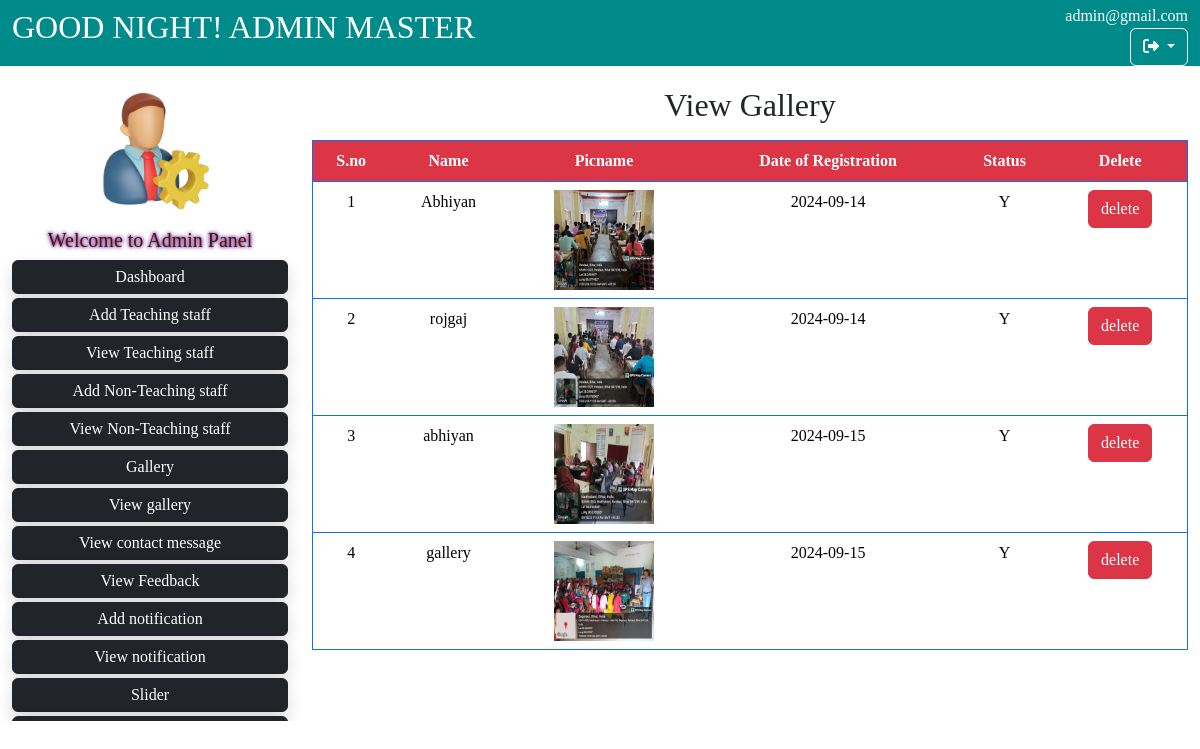
/admin/viewgallery.php (signed in), run on the app's committed database.
### tables this page shows
CREATE TABLE IF NOT EXISTS `tbl_gallery` (
  `gid` int(11) NOT NULL AUTO_INCREMENT,
  `name` varchar(100) NOT NULL,
  `picname` varchar(100) NOT NULL,
  `dor` varchar(10) NOT NULL,
  `status` varchar(1) NOT NULL,
  PRIMARY KEY (`gid`)
);

### admin/viewgallery.php (the view, shortened to what this page needs)
<?php
include("header.php")
?>
<?php
include("left.php")
?>
<?php
$con=mysqli_connect("localhost","root","","rnc");
$query="select * from tbl_gallery";
$res=mysqli_query($con,$query);
?>
<div class="col-sm-9">
               <div class="container">
                <h2 style="text-align:center; margin-top:20px;">View Gallery</h2>
                <div class="row mt-3">
                    <table style="border:1px solid black;text-align:center;" class="table table bordered border-primary">
                        <tr>
                            <th class="text-center bg-danger text-white">S.no</th>
                            <th class="text-center bg-danger text-white">Name</th>
                            <th class="text-center bg-danger text-white">Picname</th>
                            <th class="text-center bg-danger text-white">Date of Registration</th>
                            <th class="text-center bg-danger text-white">Status</th>
                            <th class="text-center bg-danger text-white">Delete</th>
                        </tr>
                                 <?php
                                    while($row=mysqli_fetch_array($res))
                                        {
                                             ?>
                                            <tr>
                                        <td><?php echo $row['gid'];?></td>
                                        <td><?php echo $row['name'];?></td>
                                        <td><img src="gallery/<?php echo $row['picname'];?>" height="100px" width="100px/>"</td>
                                        <td><?php echo $row['dor'];?></td>
                                        <td><?php echo $row['status'];?></td>
                                        <td><a href="gallerydelete.php?gid=<?php echo $row['gid'];?>" <button class="btn btn-danger"  class="text-white" style="text-decoration:none">delete</a></td>
                                    </tr>
                                    <?php
                                    }
                                    ?>
                    </table>
                </div>
               </div>
            </div>
        </div>
     </div>
</body>
</html>

### admin/header.php (shortened to what this page needs)
<!DOCTYPE html>
<html lang="en">
<head>
    <link href="css/bootstrap.css" rel="stylesheet">
    <link href="css/style.css" rel="stylesheet">
    <link rel="stylesheet" href="https://cdnjs.cloudflare.com/ajax/libs/font-awesome/6.6.0/css/all.min.css"
 />
</head>
<body>
    <div class="container-fluid">
        <div class="row" style="background-color:#008B8B;">
            <div class="col-sm-10 pt-2">
                <?php
              $currentTime = date('H:i:s');
              if ($currentTime >= '05:00:00' && $currentTime < '12:00:00') {
                  $greeting = "GOOD MORNING!";
              } elseif ($currentTime >= '12:00:00' && $currentTime < '16:00:00') {
                  $greeting = "GOOD AFTERNOON!";
              } elseif ($currentTime >= '16:00:00' && $currentTime < '22:00:00') {
                  $greeting = "GOOD EVENING!";
              }
              else {
                  $greeting = "GOOD NIGHT!";
              }
              ?>
              <div class="row text-white">
               <H2 style="font-family:Algerian;">
              <?php
                echo $greeting;
               echo " ADMIN MASTER ";
               ?></H2>
              </div>
            </div>
            <div class="col-sm-2 text-end pt-1" class="log">
                <span class="text-white"><?php echo $_SESSION['admin'];?></span>
                <div class="dropdown">
                    <button class="btn btn-outline-light dropdown-toggle" type="button" data-bs-toggle="dropdown" aria-expanded="false">
                        <i class="fa-solid fa-right-from-bracket text-white"></i>
                    </button>
                  </div>
            </div>
        </div>
    </div>
     <div class="container-fluid">
        <div class="row">

### admin/left.php (shortened to what this page needs)
<div class="col-sm-3 pt-1 overflow-y-scroll" style="height:655px;">
                <img src="images/login.jpg" alt="" class="rounded mx-auto d-block mt-2" height="150px">
                <h5 class="text-center">Welcome to Admin Panel</h5>
                <a href="admin.php" class="btn btn-dark w-100 shadow h px-5 py-1">Dashboard</a>
                <a href="addteaching.php" class="btn btn-dark w-100 shadow h px-5 py-1 mt-1">Add Teaching staff</a>
                <a href="viewteaching.php" class="btn btn-dark w-100 shadow h px-5 py-1 mt-1"> View Teaching staff</a>
                <a href="addnonteaching.php" class="btn btn-dark w-100 shadow h px-5 py-1 mt-1">Add Non-Teaching staff</a>
                <a href="viewnonteaching.php" class="btn btn-dark w-100 shadow h px-5 py-1 mt-1">View Non-Teaching staff</a>
                <a href="gallery.php" class="btn btn-dark w-100 shadow h px-5 py-1 mt-1">Gallery</a>
                <a href="viewgallery.php" class="btn btn-dark w-100 shadow h px-5 py-1 mt-1">View gallery</a>
                <a href="viewcontactmessage.php" class="btn btn-dark w-100 shadow h px-5 py-1 mt-1">View contact message</a>
                <a href="viewfeedback.php" class="btn btn-dark w-100 shadow h px-5 py-1 mt-1">View Feedback</a>
                <a href="addnotification.php" class="btn btn-dark w-100 shadow h px-5 py-1 mt-1">Add notification</a>
                <a href="viewnotification.php" class="btn btn-dark w-100 shadow h px-5 py-1 mt-1">View notification</a>
                <a href="slider.php" class="btn btn-dark w-100 shadow h px-5 py-1 mt-1">Slider</a>
                <a href="viewslider.php" class="btn btn-dark w-100 shadow h px-5 py-1 mt-1">View Slider</a>
            </div>

### css/style.css (style rules this page uses)
body { font-family: poppins; }

### admin/header.php (style rules this page uses)
h5 { text-shadow: 0 0 3px #FF0000,0 0 5px #0000FF; }

### data on the page
tbl_gallery: gid "1", name "Abhiyan", picname (picture), dor "2024-09-14", status "Y"
tbl_gallery: gid "2", name "rojgaj", picname (picture), dor "2024-09-14", status "Y"
tbl_gallery: gid "3", name "abhiyan", picname (picture), dor "2024-09-15", status "Y"
tbl_gallery: gid "4", name "gallery", picname (picture), dor "2024-09-15", status "Y"

### other printed values
$greeting "GOOD NIGHT!"
$_SESSION['admin'] "admin@gmail.com"
